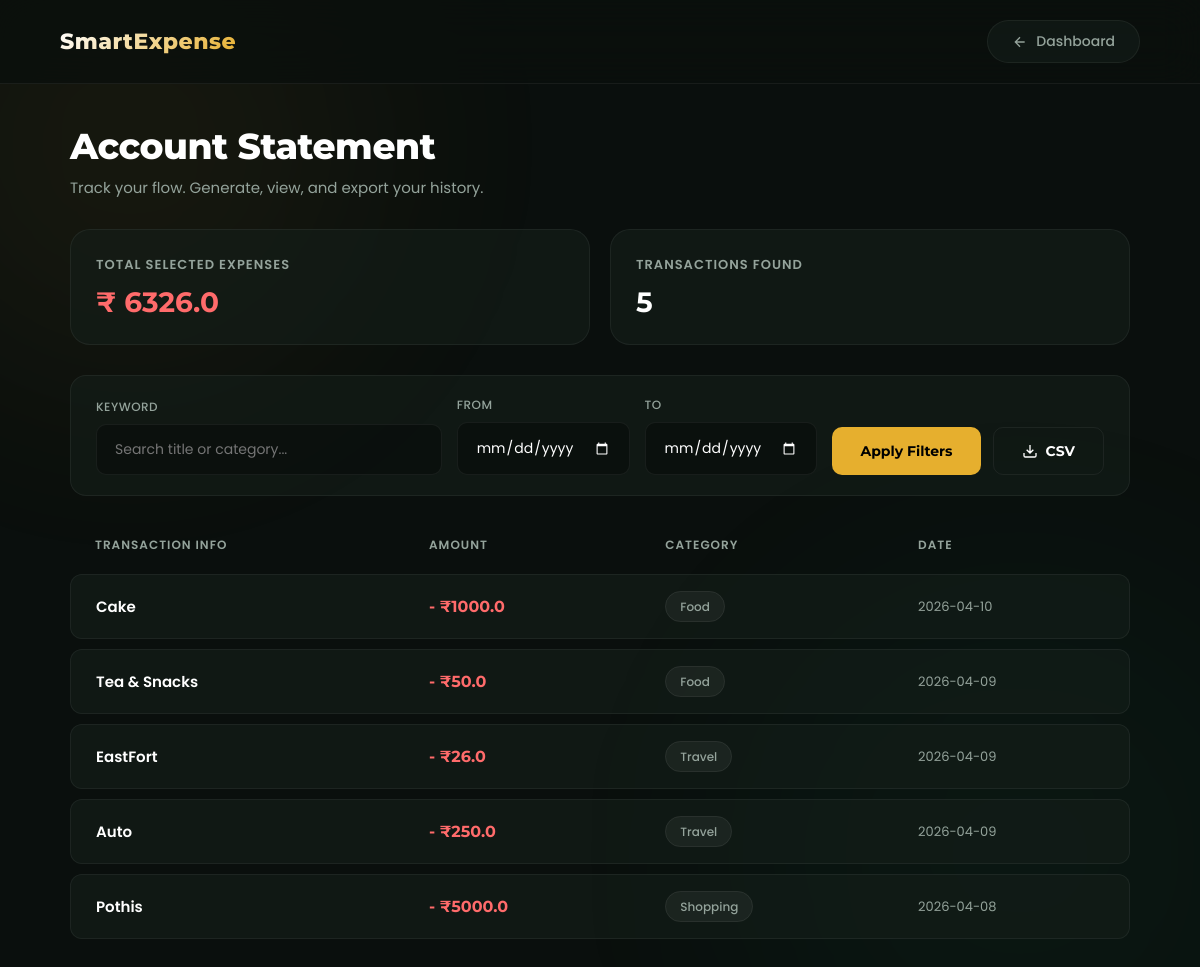
/statement (signed in), run on the app's committed database.
### tables this page shows
CREATE TABLE expenses (
                id INTEGER PRIMARY KEY AUTOINCREMENT,
                user_email TEXT,
                title TEXT,
                amount REAL,
                category TEXT,
                date TEXT
            );

### app.py (the view)
@app.route("/statement")
def statement():
    if "user" not in session:
        return redirect("/login")
    search_query = request.args.get('search')
    start_date = request.args.get('start_date')
    end_date = request.args.get('end_date')
    conn = sqlite3.connect(DB_FILE)
    cursor = conn.cursor()
    query = "SELECT title, amount, category, date FROM expenses WHERE user_email = ?"
    params = [session["email"]]
    if search_query:
        query += " AND (title LIKE ? OR category LIKE ?)"
        search_term = f"%{search_query}%"
        params.extend([search_term, search_term])
    if start_date:
        query += " AND date >= ?"
        params.append(start_date)
    if end_date:
        query += " AND date <= ?"
        params.append(end_date)
    query += " ORDER BY date DESC"
    cursor.execute(query, tuple(params))
    expenses = cursor.fetchall()
    total_expense = sum([exp[1] for exp in expenses]) if expenses else 0
    conn.close()
    return render_template(
        "statement.html",
        expenses=expenses,
        total_expense=total_expense
    )

### templates/statement.html (shortened to what this page needs)
<!DOCTYPE html>
<html lang="en">
<head>
</head>
<body>
    <header>
        <div class="logo">SmartExpense</div>
        <a href="/dashboard">
            <svg width="16" height="16" viewBox="0 0 24 24" fill="none" stroke="currentColor" stroke-width="2"><path d="M19 12H5M12 19l-7-7 7-7"/></svg>
            Dashboard
        </a>
    </header>
    <div class="container">
        <div class="header-section">
            <div class="title-wrapper">
                <h1>Account Statement</h1>
                <p>Track your flow. Generate, view, and export your history.</p>
            </div>
        </div>
        <div class="stats-grid">
            <div class="stat-card">
                <span class="stat-label">Total Selected Expenses</span>
                <span class="stat-value expense">₹ {{ total_expense }}</span>
            </div>
            <div class="stat-card">
                <span class="stat-label">Transactions Found</span>
                <span class="stat-value">{{ expenses|length if expenses else 0 }}</span>
            </div>
        </div>
        <div class="controls-card">
            <form action="/statement" method="GET" class="filter-form">
                <div class="input-group" style="flex: 2;">
                    <label for="search">Keyword</label>
                    <input type="text" id="search" name="search" placeholder="Search title or category..." value="{{ request.args.get('search', '') }}">
                </div>
                <div class="input-group">
                    <label for="start_date">From</label>
                    <input type="date" id="start_date" name="start_date" value="{{ request.args.get('start_date', '') }}">
                </div>
                <div class="input-group">
                    <label for="end_date">To</label>
                    <input type="date" id="end_date" name="end_date" value="{{ request.args.get('end_date', '') }}">
                </div>
                <div class="btn-group">
                    <button type="submit" class="btn">Apply Filters</button>
                    <button type="submit" formaction="/export-csv" formmethod="GET" class="btn btn-outline">
                        <svg width="16" height="16" viewBox="0 0 24 24" fill="none" stroke="currentColor" stroke-width="2"><path d="M21 15v4a2 2 0 0 1-2 2H5a2 2 0 0 1-2-2v-4M7 10l5 5 5-5M12 15V3"/></svg>
                        CSV
                    </button>
                </div>
            </form>
        </div>
        <div class="statement-area">
            <table>
                <thead>
                    <tr>
                        <th>Transaction Info</th>
                        <th>Amount</th>
                        <th>Category</th>
                        <th>Date</th>
                    </tr>
                </thead>
                <tbody>
                    {% for exp in expenses %}
                    <tr>
                        <td data-label="Info" class="tx-title">{{ exp[0] }}</td>
                        <td data-label="Amount" class="tx-amount">- ₹{{ exp[1] }}</td>
                        <td data-label="Category"><span class="category-badge">{{ exp[2] }}</span></td>
                        <td data-label="Date" class="tx-date">{{ exp[3] }}</td>
                    </tr>
                    {% endfor %}
                </tbody>
            </table>
        </div>
    </div>
</body>
</html>

### data on the page
expenses: title "Cake", amount "1000.0", category "Food", date "2026-04-10"
expenses: title "Tea & Snacks", amount "50.0", category "Food", date "2026-04-09"
expenses: title "EastFort", amount "26.0", category "Travel", date "2026-04-09"
expenses: title "Auto", amount "250.0", category "Travel", date "2026-04-09"
expenses: title "Pothis", amount "5000.0", category "Shopping", date "2026-04-08"

### other printed values
{{ total_expense }} "6326.0"
{{ expenses|length if expenses else 0 }} "5"
